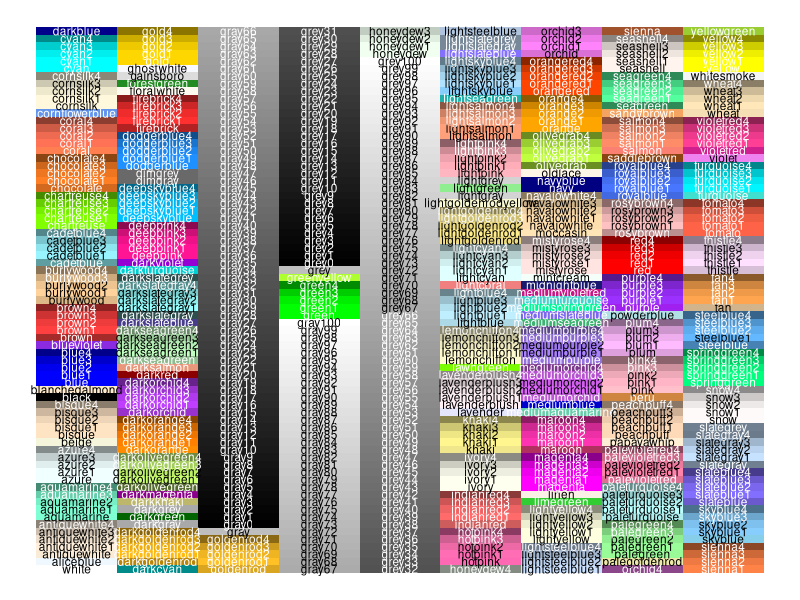
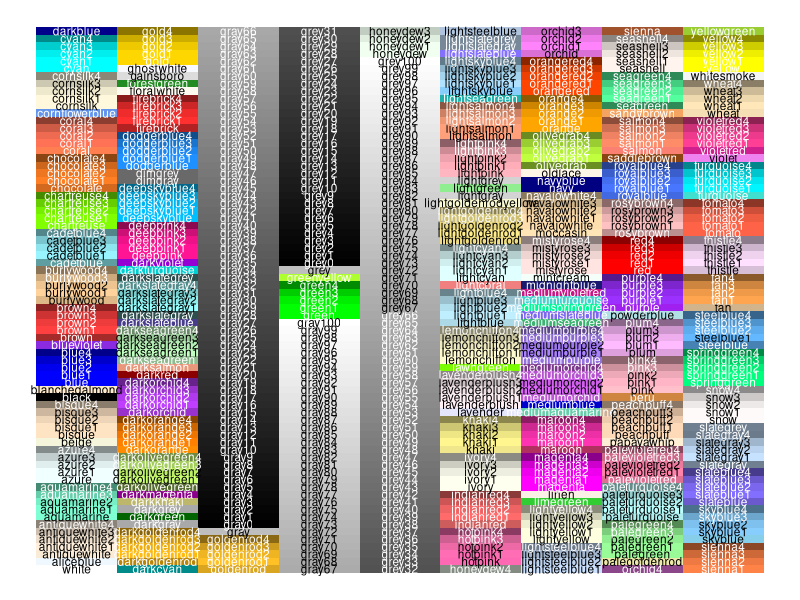

Write R code to recreate these figures, in order.
# Script to create color palette
library(tidyverse)

# Break data down into grid
r_colors <-
  data.frame(
    COLOR = colors(),
    COL = rep(seq(1, 9), each = 73),
    ROW = rep(seq(1, 73), times = 9)
  )

# Get RGB values to help with label coloring, stick into the data frame
r_colors <- 
  cbind(r_colors, 
        map_dfr(map(r_colors$COLOR, col2rgb), ~ as.data.frame(t(.x))))

# Black label if the color is lighter
r_colors <-
  r_colors |>
  mutate(label_color = case_when(red + blue + green > 510 ~ "black", TRUE ~ "white"))

# Make the palette
ggplot(r_colors, aes(x = COL, y = ROW)) +
  geom_tile(fill = r_colors$COLOR) +
  scale_fill_manual(values = r_colors$COLOR) +
  geom_text(aes(label = COLOR),
            color = r_colors$label_color,
            size = 3) +
  theme_void() +
  theme(legend.position = "none")

# Save
ggsave("resources/palette.jpg", height = 10, width = 11)
